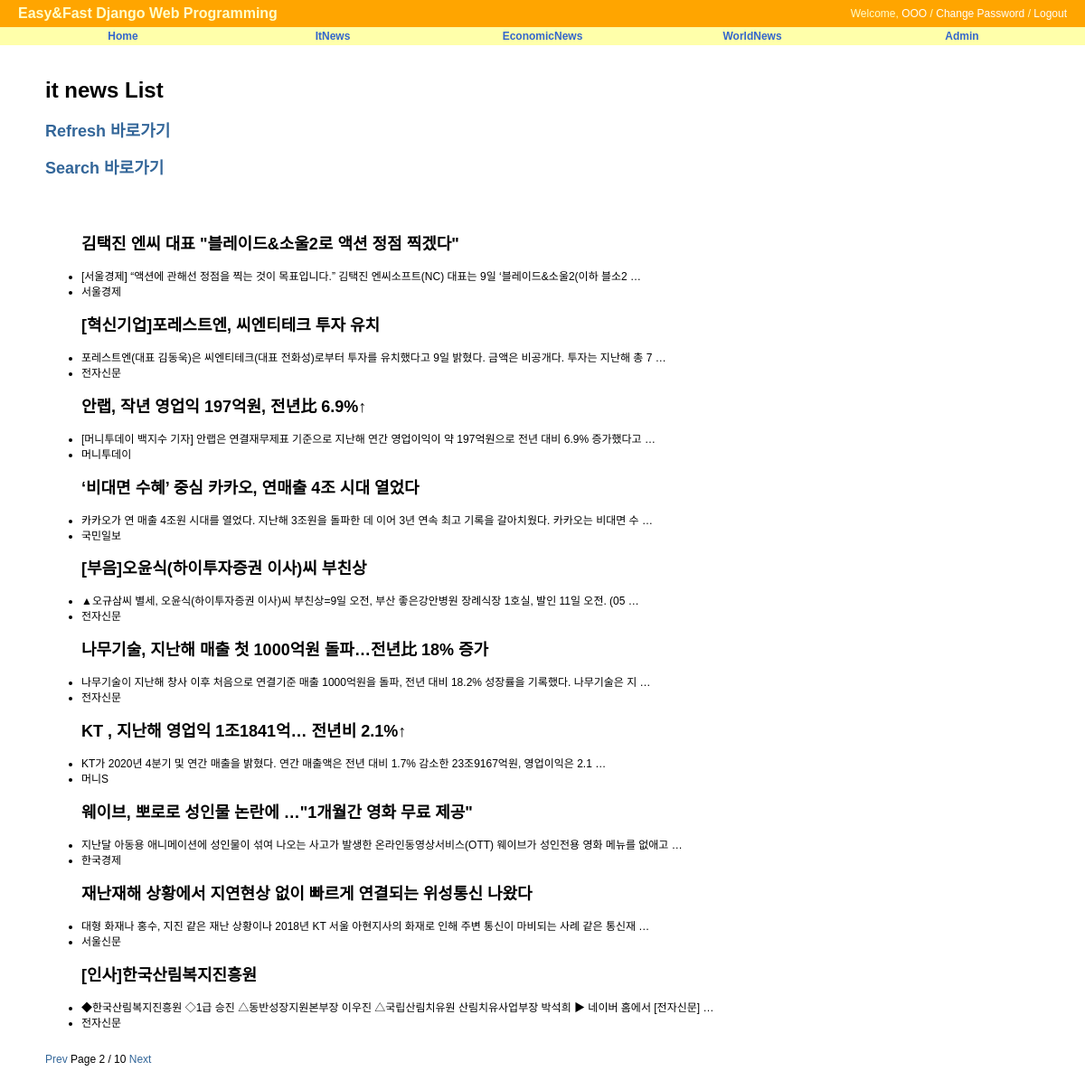
Page /itnews/?page=2 on the committed database.
### news/models.py (models this page shows, shortened)
class ItNews(models.Model):
    title = models.CharField(max_length=50, blank=True, null=True)
    writer = models.CharField(max_length=50, blank=True, null=True)
    preview = models.TextField()
    class Meta:
        verbose_name = 'it_new'
        verbose_name_plural = 'it_news'
        db_table = 'news_itnews'
        ordering = ('-id',)

### news/views.py (the view)
# urls.py: path('', ItNewsView.as_view(), name='itnewslist'),
class ItNewsView(ListView):
    model = ItNews
    template_name = 'news/news_list.html'
    paginate_by = 10

### news/templates/news/news_list.html (shortened to what this page needs)
{% extends "base.html" %}
{% block content %}
<div id="content">
	<h1>it news List</h1>
	<h2><a href="{% url 'news:itrefresh' %}">Refresh 바로가기</a></h2>
	<h2><a href="{% url 'news:itsearch' %}">Search 바로가기</a></h2>
	<br/><br/>
	<ul>
		{% for itnews in object_list %}
			<h2>{{ itnews.title }}</h2>
			<li>{{ itnews.preview }}</li>
			<li>{{ itnews.writer }}</li>
		{% endfor %}
	</ul>
	<br/>
	<div>
        {% if page_obj.has_previous %}
            <a href="?page={{ page_obj.previous_page_number }}">Prev</a>
        {% endif %}
        Page {{ page_obj.number }} / {{ page_obj.paginator.num_pages }}
        {% if page_obj.has_next %}
            <a href="?page={{ page_obj.next_page_number }}">Next</a>
        {% endif %}
    </div>
	<br/><br/>
</div>
{% endblock %}

### static/css/base.css (style rules this page uses)
body { font-family: "Lucida Grande", Verdana, Arial, sans-serif; font-size: 12px; }
div#content { position: absolute; top: 70px; left: 50px; right: 50px; }
a:link, a:visited { color: #369; text-decoration: none; }

### rows in the picture
ItNews: title "김택진 엔씨 대표 \"블레이드&소울2로 액션 정점 찍겠다\"", preview "[서울경제] “액션에 관해선 정점을 찍는 것이 목표입니다.” 김택진 엔씨소프트(NC) 대표는 9일 ‘블레이드&소울2(이하 블소2 …", writer "서울경제"
ItNews: title "[혁신기업]포레스트엔, 씨엔티테크 투자 유치", preview "포레스트엔(대표 김동욱)은 씨엔티테크(대표 전화성)로부터 투자를 유치했다고 9일 밝혔다. 금액은 비공개다. 투자는 지난해 총 7 …", writer "전자신문"
ItNews: title "안랩, 작년 영업익 197억원, 전년比 6.9%↑", preview "[머니투데이 백지수 기자] 안랩은 연결재무제표 기준으로 지난해 연간 영업이익이 약 197억원으로 전년 대비 6.9% 증가했다고 …", writer "머니투데이"
ItNews: title "‘비대면 수혜’ 중심 카카오, 연매출 4조 시대 열었다", preview "카카오가 연 매출 4조원 시대를 열었다. 지난해 3조원을 돌파한 데 이어 3년 연속 최고 기록을 갈아치웠다. 카카오는 비대면 수 …", writer "국민일보"
ItNews: title "[부음]오윤식(하이투자증권 이사)씨 부친상", preview "▲오규삼씨 별세, 오윤식(하이투자증권 이사)씨 부친상=9일 오전, 부산 좋은강안병원 장례식장 1호실, 발인 11일 오전. (05 …", writer "전자신문"
ItNews: title "나무기술, 지난해 매출 첫 1000억원 돌파…전년比 18% 증가", preview "나무기술이 지난해 창사 이후 처음으로 연결기준 매출 1000억원을 돌파, 전년 대비 18.2% 성장률을 기록했다. 나무기술은 지 …", writer "전자신문"
ItNews: title "KT , 지난해 영업익 1조1841억… 전년비 2.1%↑", preview "KT가 2020년 4분기 및 연간 매출을 밝혔다. 연간 매출액은 전년 대비 1.7% 감소한 23조9167억원, 영업이익은 2.1 …", writer "머니S"
ItNews: title "웨이브, 뽀로로 성인물 논란에 …\"1개월간 영화 무료 제공\"", preview "지난달 아동용 애니메이션에 성인물이 섞여 나오는 사고가 발생한 온라인동영상서비스(OTT) 웨이브가 성인전용 영화 메뉴를 없애고 …", writer "한국경제"
ItNews: title "재난재해 상황에서 지연현상 없이 빠르게 연결되는 위성통신 나왔다", preview "대형 화재나 홍수, 지진 같은 재난 상황이나 2018년 KT 서울 아현지사의 화재로 인해 주변 통신이 마비되는 사례 같은 통신재 …", writer "서울신문"
ItNews: title "[인사]한국산림복지진흥원", preview "◆한국산림복지진흥원 ◇1급 승진 △동반성장지원본부장 이우진 △국립산림치유원 산림치유사업부장 박석희 ▶ 네이버 홈에서 [전자신문] …", writer "전자신문"

### other values in the picture
{{ page_obj.number }} "2"
{{ page_obj.paginator.num_pages }} "10"
